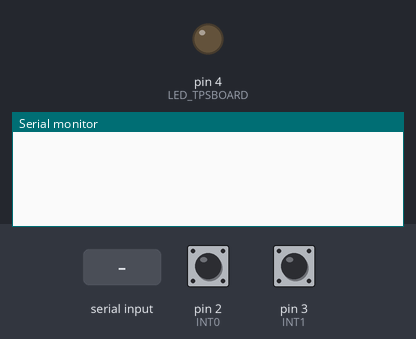
Simulated run of this sketch. Board: Arduino Uno, built with avr-gcc and run on an emulated ATmega328P. Parts: output pins drawn as LEDs (lit = HIGH), the last lines printed to the serial monitor. Inputs (shaded band) come from the test bench; at power-on: pin 2 (INT0) HIGH, pin 3 (INT1) HIGH.

Above: at 1.2 s.
1.3 s: pin 2 (INT0) pulled LOW for 0.15 s
At 2.1 s:
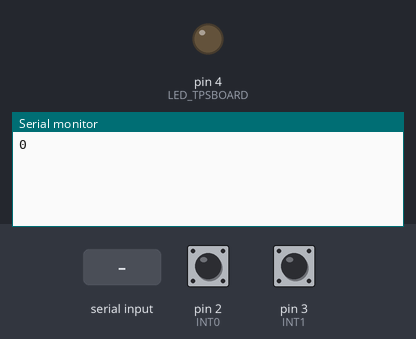
2.9 s: "1\n" received over Serial
At 3.9 s:
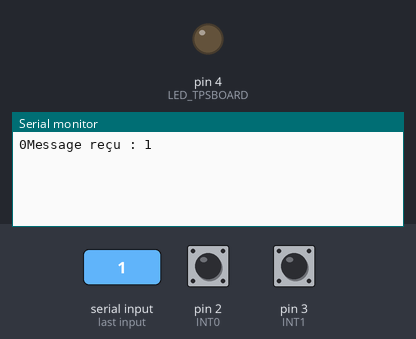

The sketch:

display.ino
```cpp
#define INT0 2
#define INT1 3
#define LED_TPSBOARD 4

volatile byte state0 = LOW;
volatile byte state1 = LOW;
int ledState = LOW; // État de la LED à envoyer

void setup() {
  Serial.begin(9600);
  pinMode(INT0, INPUT_PULLUP);
  pinMode(INT1, INPUT_PULLUP);
  pinMode(LED_TPSBOARD, OUTPUT);

  EICRA |= 0b00001100; // Any logical change on TN0 generates an interrupt request.
  EICRA |= 0b00000011; // Any logical change on INT1 generates an interrupt request.
  EIMSK |= 0b00000001; // Configure INT1
  EIMSK |= 0b00000010; // Configure INT0

  interrupts();

  digitalWrite(LED_TPSBOARD, 0);
}

ISR(INT0_vect) {
  state0 = !state0;
  Serial.write('0');
  delay(100);
}

ISR(INT1_vect) {
  state1 = !state1;
  Serial.write('1');
}

void loop() {
  if (Serial.available() > 0) {

    String receivedMessage = Serial.readStringUntil('\n');


    Serial.print("Message reçu : ");
    Serial.println(receivedMessage);


    receivedMessage = "";
  }
}
```

Measured:
- after the input at 1.3 s, the serial monitor: prints a new line after 0.15 s (image 1)
- after the input at 2.9 s, the serial monitor: prints a new line at once (image 2)
